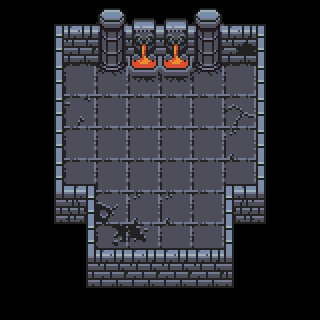

Tiled map render using the project's own tile images. Description and the whole map definition, tile-layer contents included, below:
An orthogonal 10x10 tile map with 32x32 px tiles, 3 tile layers (walkable, block, above) and 5 objects (2x demon-big, demon-bounce, demon-split).

<map version="1.2" tiledversion="1.3.4" orientation="orthogonal" renderorder="right-down" width="10" height="10" tilewidth="32" tileheight="32" infinite="0" nextlayerid="6" nextobjectid="8">
 <editorsettings>
  <export target="level-1-floor-666.json" format="json" />
 </editorsettings>
 <tileset firstgid="1" name="tileset" tilewidth="32" tileheight="32" tilecount="112" columns="7">
  <image source="../images/tilesets/tileset.png" width="224" height="512" />
  <tile id="0">
   <properties>
    <property name="collides" type="bool" value="false" />
   </properties>
  </tile>
  <tile id="1">
   <properties>
    <property name="collides" type="bool" value="false" />
   </properties>
  </tile>
  <tile id="2">
   <properties>
    <property name="collides" type="bool" value="false" />
   </properties>
  </tile>
  <tile id="3">
   <properties>
    <property name="collides" type="bool" value="false" />
   </properties>
  </tile>
  <tile id="4">
   <properties>
    <property name="collides" type="bool" value="false" />
   </properties>
  </tile>
  <tile id="5">
   <properties>
    <property name="collides" type="bool" value="false" />
   </properties>
  </tile>
  <tile id="6">
   <properties>
    <property name="collides" type="bool" value="false" />
   </properties>
  </tile>
  <tile id="7">
   <properties>
    <property name="collides" type="bool" value="false" />
   </properties>
  </tile>
  <tile id="8">
   <properties>
    <property name="collides" type="bool" value="true" />
   </properties>
  </tile>
  <tile id="9">
   <properties>
    <property name="collides" type="bool" value="true" />
   </properties>
  </tile>
  <tile id="10">
   <properties>
    <property name="collides" type="bool" value="true" />
   </properties>
  </tile>
  <tile id="11">
   <properties>
    <property name="collides" type="bool" value="true" />
   </properties>
  </tile>
  <tile id="12">
   <properties>
    <property name="collides" type="bool" value="true" />
   </properties>
  </tile>
  <tile id="13">
   <properties>
    <property name="collides" type="bool" value="true" />
   </properties>
  </tile>
  <tile id="14">
   <properties>
    <property name="collides" type="bool" value="false" />
   </properties>
  </tile>
  <tile id="15">
   <properties>
    <property name="collides" type="bool" value="true" />
   </properties>
  </tile>
  <tile id="16">
   <properties>
    <property name="collides" type="bool" value="true" />
   </properties>
  </tile>
  <tile id="17">
   <properties>
    <property name="collides" type="bool" value="true" />
   </properties>
  </tile>
  <tile id="18">
   <properties>
    <property name="collides" type="bool" value="false" />
   </properties>
  </tile>
  <tile id="19">
   <properties>
    <property name="collides" type="bool" value="false" />
   </properties>
  </tile>
  <tile id="20">
   <properties>
    <property name="collides" type="bool" value="false" />
   </properties>
  </tile>
  <tile id="21">
   <properties>
    <property name="collides" type="bool" value="false" />
   </properties>
  </tile>
  <tile id="22">
   <properties>
    <property name="collides" type="bool" value="true" />
   </properties>
  </tile>
  <tile id="23">
   <properties>
    <property name="collides" type="bool" value="true" />
   </properties>
  </tile>
  <tile id="24">
   <properties>
    <property name="collides" type="bool" value="true" />
   </properties>
  </tile>
  <tile id="25">
   <properties>
    <property name="collides" type="bool" value="true" />
   </properties>
  </tile>
  <tile id="26">
   <properties>
    <property name="collides" type="bool" value="true" />
   </properties>
  </tile>
  <tile id="27">
   <properties>
    <property name="collides" type="bool" value="true" />
   </properties>
  </tile>
  <tile id="28">
   <properties>
    <property name="collides" type="bool" value="false" />
   </properties>
  </tile>
  <tile id="29">
   <properties>
    <property name="collides" type="bool" value="false" />
   </properties>
  </tile>
  <tile id="30">
   <properties>
    <property name="collides" type="bool" value="false" />
   </properties>
  </tile>
  <tile id="31">
   <properties>
    <property name="collides" type="bool" value="false" />
   </properties>
  </tile>
  <tile id="32">
   <properties>
    <property name="collides" type="bool" value="false" />
   </properties>
  </tile>
  <tile id="33">
   <properties>
    <property name="collides" type="bool" value="false" />
   </properties>
  </tile>
  <tile id="34">
   <properties>
    <property name="collides" type="bool" value="false" />
   </properties>
  </tile>
  <tile id="35">
   <properties>
    <property name="collides" type="bool" value="false" />
   </properties>
  </tile>
  <tile id="36">
   <properties>
    <property name="collides" type="bool" value="false" />
   </properties>
  </tile>
  <tile id="37">
   <properties>
    <property name="collides" type="bool" value="false" />
   </properties>
  </tile>
  <tile id="38">
   <properties>
    <property name="collides" type="bool" value="false" />
   </properties>
  </tile>
  <tile id="39">
   <properties>
    <property name="collides" type="bool" value="true" />
   </properties>
  </tile>
  <tile id="40">
   <properties>
    <property name="collides" type="bool" value="false" />
   </properties>
  </tile>
  <tile id="41">
   <properties>
    <property name="collides" type="bool" value="false" />
   </properties>
  </tile>
  <tile id="42">
   <properties>
    <property name="collides" type="bool" value="false" />
   </properties>
  </tile>
  <tile id="43">
   <properties>
    <property name="collides" type="bool" value="false" />
   </properties>
  </tile>
  <tile id="44">
   <properties>
    <property name="collides" type="bool" value="false" />
   </properties>
  </tile>
  <tile id="45">
   <properties>
    <property name="collides" type="bool" value="false" />
   </properties>
  </tile>
  <tile id="46">
   <properties>
    <property name="collides" type="bool" value="false" />
   </properties>
  </tile>
  <tile id="47">
   <properties>
    <property name="collides" type="bool" value="true" />
   </properties>
  </tile>
  <tile id="48">
   <properties>
    <property name="collides" type="bool" value="true" />
   </properties>
  </tile>
  <tile id="49">
   <properties>
    <property name="collides" type="bool" value="false" />
   </properties>
  </tile>
  <tile id="50">
   <properties>
    <property name="collides" type="bool" value="false" />
   </properties>
  </tile>
  <tile id="51">
   <properties>
    <property name="collides" type="bool" value="false" />
   </properties>
  </tile>
  <tile id="52">
   <properties>
    <property name="collides" type="bool" value="false" />
   </properties>
  </tile>
  <tile id="53">
   <properties>
    <property name="collides" type="bool" value="false" />
   </properties>
  </tile>
  <tile id="54">
   <properties>
    <property name="collides" type="bool" value="false" />
   </properties>
  </tile>
  <tile id="55">
   <properties>
    <property name="collides" type="bool" value="false" />
   </properties>
  </tile>
  <tile id="56">
   <properties>
    <property name="collides" type="bool" value="true" />
   </properties>
  </tile>
  <tile id="57">
   <properties>
    <property name="collides" type="bool" value="true" />
   </properties>
  </tile>
  <tile id="58">
   <properties>
    <property name="collides" type="bool" value="true" />
   </properties>
  </tile>
  <tile id="59">
   <properties>
    <property name="collides" type="bool" value="true" />
   </properties>
  </tile>
  <tile id="60">
   <properties>
    <property name="collides" type="bool" value="true" />
   </properties>
  </tile>
  <tile id="61">
   <properties>
    <property name="collides" type="bool" value="true" />
   </properties>
  </tile>
  <tile id="62">
   <properties>
    <property name="collides" type="bool" value="false" />
   </properties>
  </tile>
  <tile id="63">
   <properties>
    <property name="collides" type="bool" value="true" />
   </properties>
  </tile>
  <tile id="64">
   <properties>
    <property name="collides" type="bool" value="true" />
   </properties>
  </tile>
  <tile id="65">
   <properties>
    <property name="collides" type="bool" value="true" />
   </properties>
  </tile>
  <tile id="66">
   <properties>
    <property name="collides" type="bool" value="true" />
   </properties>
  </tile>
  <tile id="67">
   <properties>
    <property name="collides" type="bool" value="true" />
   </properties>
  </tile>
  <tile id="68">
   <properties>
    <property name="collides" type="bool" value="true" />
   </properties>
  </tile>
  <tile id="69">
   <properties>
    <property name="collides" type="bool" value="false" />
   </properties>
  </tile>
  <tile id="70">
   <properties>
    <property name="collides" type="bool" value="false" />
   </properties>
  </tile>
  <tile id="71">
   <properties>
    <property name="collides" type="bool" value="false" />
   </properties>
  </tile>
  <tile id="72">
   <properties>
    <property name="collides" type="bool" value="true" />
   </properties>
  </tile>
  <tile id="73">
   <properties>
    <property name="collides" type="bool" value="true" />
   </properties>
  </tile>
  <tile id="74">
   <properties>
    <property name="collides" type="bool" value="false" />
   </properties>
  </tile>
  <tile id="75">
   <properties>
    <property name="collides" type="bool" value="false" />
   </properties>
  </tile>
  <tile id="76">
   <properties>
    <property name="collides" type="bool" value="false" />
   </properties>
  </tile>
  <tile id="77">
   <properties>
    <property name="collides" type="bool" value="true" />
   </properties>
  </tile>
  <tile id="78">
   <properties>
    <property name="collides" type="bool" value="false" />
   </properties>
  </tile>
  <tile id="79">
   <properties>
    <property name="collides" type="bool" value="false" />
   </properties>
  </tile>
  <tile id="80">
   <properties>
    <property name="collides" type="bool" value="false" />
   </properties>
  </tile>
  <tile id="81">
   <properties>
    <property name="collides" type="bool" value="false" />
   </properties>
  </tile>
  <tile id="82">
   <properties>
    <property name="collides" type="bool" value="false" />
   </properties>
  </tile>
  <tile id="83">
   <properties>
    <property name="collides" type="bool" value="true" />
   </properties>
  </tile>
  <tile id="84">
   <properties>
    <property name="collides" type="bool" value="false" />
   </properties>
  </tile>
  <tile id="85">
   <properties>
    <property name="collides" type="bool" value="false" />
   </properties>
  </tile>
  <tile id="86">
   <properties>
    <property name="collides" type="bool" value="false" />
   </properties>
  </tile>
  <tile id="87">
   <properties>
    <property name="collides" type="bool" value="false" />
   </properties>
  </tile>
  <tile id="88">
   <properties>
    <property name="collides" type="bool" value="false" />
   </properties>
  </tile>
  <tile id="89">
   <properties>
    <property name="collides" type="bool" value="false" />
   </properties>
  </tile>
  <tile id="90">
   <properties>
    <property name="collides" type="bool" value="false" />
   </properties>
  </tile>
  <tile id="91">
   <properties>
    <property name="collides" type="bool" value="false" />
   </properties>
  </tile>
  <tile id="92">
   <properties>
    <property name="collides" type="bool" value="false" />
   </properties>
  </tile>
  <tile id="93">
   <properties>
    <property name="collides" type="bool" value="false" />
   </properties>
  </tile>
  <tile id="94">
   <properties>
    <property name="collides" type="bool" value="false" />
   </properties>
  </tile>
  <tile id="95">
   <properties>
    <property name="collides" type="bool" value="false" />
   </properties>
  </tile>
  <tile id="96">
   <properties>
    <property name="collides" type="bool" value="false" />
   </properties>
  </tile>
  <tile id="97">
   <properties>
    <property name="collides" type="bool" value="false" />
   </properties>
  </tile>
  <tile id="98">
   <properties>
    <property name="collides" type="bool" value="false" />
   </properties>
  </tile>
  <tile id="99">
   <properties>
    <property name="collides" type="bool" value="false" />
   </properties>
  </tile>
  <tile id="100">
   <properties>
    <property name="collides" type="bool" value="false" />
   </properties>
  </tile>
  <tile id="101">
   <properties>
    <property name="collides" type="bool" value="false" />
   </properties>
  </tile>
  <tile id="102">
   <properties>
    <property name="collides" type="bool" value="false" />
   </properties>
  </tile>
  <tile id="103">
   <properties>
    <property name="collides" type="bool" value="false" />
   </properties>
  </tile>
  <tile id="104">
   <properties>
    <property name="collides" type="bool" value="false" />
   </properties>
  </tile>
  <tile id="105">
   <properties>
    <property name="collides" type="bool" value="false" />
   </properties>
  </tile>
  <tile id="106">
   <properties>
    <property name="collides" type="bool" value="true" />
   </properties>
  </tile>
  <tile id="107">
   <properties>
    <property name="collides" type="bool" value="false" />
   </properties>
  </tile>
  <tile id="108">
   <properties>
    <property name="collides" type="bool" value="false" />
   </properties>
  </tile>
  <tile id="109">
   <properties>
    <property name="collides" type="bool" value="true" />
   </properties>
  </tile>
  <tile id="110">
   <properties>
    <property name="collides" type="bool" value="false" />
   </properties>
  </tile>
  <tile id="111">
   <properties>
    <property name="collides" type="bool" value="false" />
   </properties>
  </tile>
 </tileset>
 <layer id="2" name="walkable" width="10" height="10">
  <data encoding="csv">
0,0,0,0,0,0,0,0,0,0,
0,0,0,0,0,0,0,0,0,0,
0,0,30,56,19,19,56,30,0,0,
0,0,32,30,30,30,30,31,0,0,
0,0,30,30,30,30,30,38,0,0,
0,0,30,30,30,30,30,30,0,0,
0,0,0,37,38,38,30,0,0,0,
0,0,0,44,45,30,30,0,0,0,
0,0,0,0,0,0,0,0,0,0,
0,0,0,0,0,0,0,0,0,0
</data>
 </layer>
 <layer id="1" name="block" width="10" height="10">
  <data encoding="csv">
0,0,0,0,0,0,0,0,0,0,
0,57,10,49,12,12,49,25,58,0,
0,57,0,0,0,0,0,0,58,0,
0,57,0,0,0,0,0,0,58,0,
0,57,0,0,0,0,0,0,58,0,
0,57,0,0,0,0,0,0,58,0,
0,64,60,0,0,0,0,59,65,0,
0,0,57,0,0,0,0,58,0,0,
0,0,64,10,10,10,10,65,0,0,
0,0,0,0,0,0,0,0,0,0
</data>
 </layer>
 <layer id="3" name="above" width="10" height="10">
  <data encoding="csv">
0,50,3,42,5,5,42,3,51,0,
0,0,0,0,0,0,0,0,0,0,
0,0,0,0,0,0,0,0,0,0,
0,0,0,0,0,0,0,0,0,0,
0,0,0,0,0,0,0,0,0,0,
0,0,53,0,0,0,0,52,0,0,
0,0,0,0,0,0,0,0,0,0,
0,0,0,3,3,3,3,0,0,0,
0,0,0,0,0,0,0,0,0,0,
0,0,0,0,0,0,0,0,0,0
</data>
 </layer>
 <objectgroup id="4" name="player">
  <object id="2" x="160" y="160">
   <point />
  </object>
 </objectgroup>
 <objectgroup id="5" name="enemies">
  <object id="3" type="demon-bounce" x="64" y="128">
   <point />
  </object>
  <object id="4" type="demon-split" x="224" y="128">
   <point />
  </object>
  <object id="5" type="demon-big" x="64" y="192">
   <point />
  </object>
  <object id="6" type="demon-big" x="224" y="192">
   <point />
  </object>
 </objectgroup>
</map>
